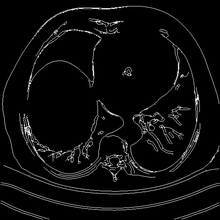
%> input picture report_images/3D_LINKED.png, 220 x 220 px, shrunk from 512 x 512 before the run
$ octave --eval "RunCanny('report_images/3D_LINKED.png');"   (GNU Octave 9; MATLAB toolbox functions it lacks are replaced by stand-ins)
%> lines starting %> are read from the running program, lines starting %| are printed output that depends on the picture; in (x1, y1, x2, y2) boxes, pixels count from 0 and x2, y2 are one past the last pixel; in counts of white or black regions, pixels touching at a corner belong together; the program's own positions count from 1
%> in RunCanny, img is the input picture: size 220x220 uint8; min 0, max 255, mean 11.9
### CannyEdgeDetection.m
function edges = CannyEdgeDetection(gs_image, SIGMA, T_LOW, T_HIGH, DEBUG_PLOTS)
%> called with SIGMA = 2, T_LOW = 0.075, T_HIGH = 0.225, DEBUG_PLOTS = true
    pkg load image

    gs_image = double(gs_image);

    G = gaussianKernel1D(SIGMA);
    smoothed = conv2(gs_image, G, 'same');
    smoothed = conv2(smoothed, G', 'same');

    Sx = [ -1 0 1;
           -2 0 2;
           -1 0 1 ];

    Sy = [ -1 -2 -1;
            0  0  0;
            1  2  1 ];

    Ix = conv2(smoothed, Sx, 'same');
    Iy = conv2(smoothed, Sy, 'same');
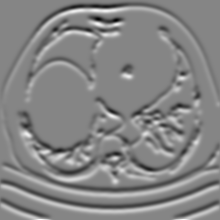
%> Iy: size 220x220 double; min -0.619, max 0.565, mean -0.000234; drawn with min black and max white

    Gmag = sqrt(Ix.^2 + Iy.^2);

    % [8 lines of commented-out code are left out]

    nms = nonMaxSuppression_INTERPOLATION(Gmag, Ix, Iy);

    strong = nms >= T_HIGH;
    weak   = (nms >= T_LOW) & ~strong;
    canny_edges  = hysteresis(strong, weak);
    thinned = bwmorph(canny_edges, 'thin', Inf);

    % linked_edges = edge_linking_ORIGINAL(thinned, 0.03);
    % linked_edges = bwmorph(linked_edges, 'thin', Inf);

    linked_edges = edge_linking_IMPROVED(thinned, 3);

    edges = linked_edges;

    if DEBUG_PLOTS
        imwrite(gs_image, 'detector_output_debug/0_original.png');
        imwrite(smoothed, 'detector_output_debug/1_smoothed.png');
        imwrite(abs(Ix) / max(abs(Ix(:))), 'detector_output_debug/2_dX.png');
        imwrite(abs(Iy) / max(abs(Iy(:))), 'detector_output_debug/3_dY.png');
        imwrite(Gmag, 'detector_output_debug/4_grad_mag.png');
        imwrite(nms, 'detector_output_debug/5_nms.png');
        imwrite(strong, 'detector_output_debug/6_strong.png');
        imwrite(weak, 'detector_output_debug/7_weak.png');
        imwrite(canny_edges, 'detector_output_debug/8_edges.png');
        imwrite(thinned, 'detector_output_debug/9_thinned.png');
        imwrite(linked_edges, 'detector_output_debug/10_linked.png');
    end
end

function G = gaussianKernel1D(sigma)
    radius = ceil(3 * sigma);
    x = -radius:radius;
    G = exp(-(x.^2) / (2 * sigma^2));
    G = G / sum(G);
end


function Gsup = nonMaxSuppression_INTERPOLATION(Gmag, Ix, Iy)
    [H, W] = size(Gmag);
%> H = 220; W = 220
    Gsup = zeros(H, W);

    for y = 2:H-1
        for x = 2:W-1

            if Gmag(y, x) <= 0
                continue;
            end

            gx = Ix(y, x);
            gy = Iy(y, x);
            m  = Gmag(y, x);

            ax = abs(gx);
            ay = abs(gy);

            if ax >= ay
                w = ay / ax;

                if gx * gy > 0
                    n1 = w*Gmag(y-1, x-1) + (1-w)*Gmag(y, x-1);
                    n2 = w*Gmag(y+1, x+1) + (1-w)*Gmag(y, x+1);
                else
                    n1 = w*Gmag(y+1, x-1) + (1-w)*Gmag(y, x-1);
                    n2 = w*Gmag(y-1, x+1) + (1-w)*Gmag(y, x+1);
                end

            else
                w = ax / ay;

                if gx * gy > 0
                    n1 = w*Gmag(y-1, x-1) + (1-w)*Gmag(y-1, x);
                    n2 = w*Gmag(y+1, x+1) + (1-w)*Gmag(y+1, x);
                else
                    n1 = w*Gmag(y+1, x-1) + (1-w)*Gmag(y+1, x);
                    n2 = w*Gmag(y-1, x+1) + (1-w)*Gmag(y-1, x);
                end
            end

            if (m >= n1) && (m >= n2)
                Gsup(y, x) = m;
            end
        end
    end
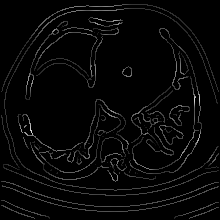
%> Gsup: size 220x220 double; min 0, max 0.85, mean 0.0296
%> after the loop, n1 = 5.6e-06; n2 = 0; w = 1
%> in CannyEdgeDetection, `strong = nms >= T_HIGH;`:
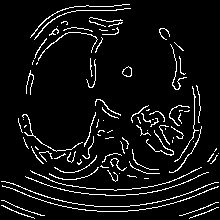
%> strong: size 220x220 logical; 7% white in thin lines or dots
%> in CannyEdgeDetection, `weak   = (nms >= T_LOW) & ~strong;`: weak: size 220x220 logical; 3.4% white in thin lines or dots
end

% [41 lines left out: function nonMaxSuppression_ORIGINAL, not called in this run]


function edges = hysteresis(strong, weak)
    [H, W] = size(strong);

    edges = zeros(H, W);
    visited = false(H, W);
    nbrs = [-1 -1; -1 0; -1 1;
             0 -1;        0 1;
             1 -1;  1 0;  1 1];

    for y = 1:H
        for x = 1:W
            if strong(y, x) && ~visited(y, x)
                stack = [y, x];

                while ~isempty(stack)
                    p = stack(end, :);
                    stack(end, :) = [];
                    py = p(1); px = p(2);

                    if visited(py, px)
                        continue;
                    end

                    visited(py, px) = true;
                    edges(py, px) = 1;

                    for k = 1:8
                        ny = py + nbrs(k, 1);
                        nx = px + nbrs(k, 2);

                        if ny < 1 || ny > H || nx < 1 || nx > W
                            continue;
                        end

                        if ~visited(ny, nx) && (strong(ny, nx) || weak(ny, nx))
                            stack(end+1, :) = [ny, nx];
                        end
                    end
                end
            end
        end
    end
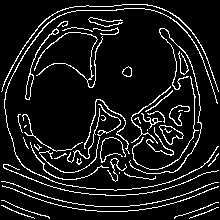
%> edges: size 220x220 double; values 0 (black) and 1 (white), 9.9% white in thin lines or dots
%> visited: size 220x220 logical; 9.9% white in thin lines or dots
%> after the loop, nx = 220; ny = 209; p = [208 219]; px = 219; py = 208
%> in CannyEdgeDetection, `thinned = bwmorph(canny_edges, 'thin', Inf);`: thinned: size 220x220 logical; 8.1% white in thin lines or dots
end


% [47 lines left out: functions edge_linking_ORIGINAL, fill_row_gaps, not called in this run]


function linked = edge_linking_IMPROVED(canny_edges, kernel_search)
%> called with kernel_search = 3

    E = canny_edges ~= 0;
    linked = E;

    [H, W] = size(E);

    edge_id = zeros(H, W);
    endpoints = {};
    next_id = 1;

    nbrs = [-1 -1; -1 0; -1 1;
             0 -1;        0 1;
             1 -1;  1 0;  1 1];

    % CONNECTED COMPONENT LABELING
    for y0 = 1:H
        for x0 = 1:W
            if E(y0,x0) == 0 || edge_id(y0,x0) ~= 0
                continue;
            end

            stack = [y0 x0];
            pixels = [];

            edge_id(y0,x0) = next_id;

            while ~isempty(stack)
                p = stack(end,:); stack(end,:) = [];
                y = p(1); x = p(2);
                pixels(end+1,:) = [y x];

                for k = 1:8
                    ny = y + nbrs(k,1);
                    nx = x + nbrs(k,2);

                    if ny < 1 || ny > H || nx < 1 || nx > W
                        continue;
                    end

                    if E(ny,nx) == 1 && edge_id(ny,nx) == 0
                        edge_id(ny,nx) = next_id;
                        stack(end+1,:) = [ny nx];
                    end
                end
            end

            eps = [];
            for i = 1:size(pixels,1)
                y = pixels(i,1); x = pixels(i,2);
                cnt = 0;
                for k = 1:8
                    ny = y + nbrs(k,1);
                    nx = x + nbrs(k,2);
                    if ny>=1 && ny<=H && nx>=1 && nx<=W && E(ny,nx)
                        cnt = cnt + 1;
                    end
                end
                if cnt <= 1
                    eps(end+1,:) = [y x];
                end
            end

            endpoints{next_id} = eps;
            next_id = next_id + 1;
        end
    end
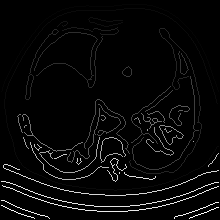
%> edge_id: size 220x220 double; min 0, max 49, mean 1.6; drawn with min black and max white
%> after the loop, endpoints = 49 items; eps = [219 190; 208 219]; next_id = 50; pixels = 30 rows, first 12: [208 217; 209 216; 209 215; 210 214; 210 213; 210 212; 211 211; 211 210; 212 209; 212 208; 213 207; 213 206]

    num_segments = next_id - 1;
%> num_segments = 49

    % SELF-ENDPOINT CLOSURE
    for id = 1:num_segments
        eps = endpoints{id};
        if size(eps,1) < 2
            continue;
        end

        used = false(size(eps,1),1);

        for i = 1:size(eps,1)
            if used(i), continue; end
            y1 = eps(i,1); x1 = eps(i,2);

            for j = i+1:size(eps,1)
                if used(j), continue; end
                y2 = eps(j,1); x2 = eps(j,2);

                d = sqrt((y1-y2)^2 + (x1-x2)^2);
                if d <= kernel_search
                    [linked, edge_id] = draw_bresenham_path(linked, edge_id, y1, x1, y2, x2, id);

                    used(i) = true;
                    used(j) = true;
                    break;
                end
            end
        end

        endpoints{id} = eps(~used,:);
    end
%> this loop made 49 passes
%> eps on passes 1, 2, 3, 4, 5, 6, 7, 9, 10, 12, 13: [92 2; 92 219], [147 219; 104 218], [23 123; 21 123], [27 58; 26 63], [31 63; 32 93], [28 118; 34 101; 30 94], [77 189; 161 131], [71 35; 37 103; 76 37; 76 94], [52 180; 54 182], [77 191; 138 144; 131 199], [87 171; 144 158; 143 132]
%> eps on passes 27, 29, 34: [136 177], [131 172], [142 194]
%> edge_id: size 220x220 double; 0.02% of pixels changed, all inside (x1, y1, x2, y2) = (25, 21, 181, 159)
%> linked: size 220x220 logical; 8.1% white in thin lines or dots

    % FOREIGN ENDPOINT LINKING
    for id1 = 1:num_segments
        eps1 = endpoints{id1};
        if isempty(eps1), continue; end

        for e = 1:size(eps1,1)
            y = eps1(e,1);
            x = eps1(e,2);

            [id2, ty, tx] = find_nearest_foreign_pixel(edge_id, id1, y, x, kernel_search);

            if id2 ~= -1
                kept = min(id1, id2);
                repl = max(id1, id2);

                [linked, edge_id] = draw_bresenham_path(linked, edge_id, y, x, ty, tx, kept);

                edge_id(edge_id == repl) = kept;
            end
        end
    end
%> this loop made 49 passes
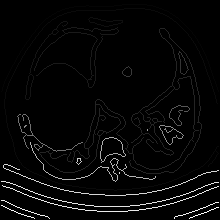
%> edge_id: size 220x220 double; min 0, max 49, mean 1.3; drawn with min black and max white
%> linked: size 220x220 logical; 8.1% white in thin lines or dots
%> after the loop, kept = 35; repl = 43
end


% [78 lines left out: functions find_nearest_foreign_pixel, draw_bresenham_path, not called in this run]

### RunCanny.m
function RunCanny(image_path)
    SIGMA = 2.0;
    T_LOW = 0.075;
    T_HIGH = 3 * T_LOW;
    DEBUG_PLOTS = true;

    t = cputime();

    img = imread(image_path);
    if ndims(img) == 3
        img = rgb2gray(img);
    end
    img = im2double(img);

    edges = CannyEdgeDetection(img, SIGMA, T_LOW, T_HIGH, DEBUG_PLOTS);
%> in CannyEdgeDetection, `imwrite(abs(Iy) / max(abs(Iy(:))), 'detector_output_debug/3_dY.png');`:
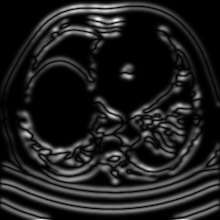
%> saved as 3_dY.png: size 220x220 uint8; min 0, max 255, mean 30.9

    fprintf('FINISHED - Ran for time: %f\n', cputime() - t);
end

$ run again, on report_images/LINKED_IMPROVED.png
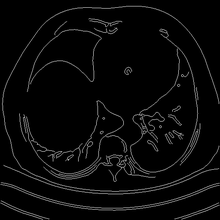
%> input picture report_images/LINKED_IMPROVED.png, 220 x 220 px, shrunk from 512 x 512 before the run
%> in RunCanny, img is the input picture: size 220x220 uint8; min 0, max 179, mean 8.8
%> img: size 220x220 double
%> after the loop in nonMaxSuppression_INTERPOLATION, `for y = 2:H-1`: n1 = 5.6e-06; n2 = 0; w = 1
%> strong: size 220x220 logical; 4.1% white in thin lines or dots
%> weak: size 220x220 logical; 6.1% white in thin lines or dots
%> after the loop in hysteresis, `for y = 1:H`:
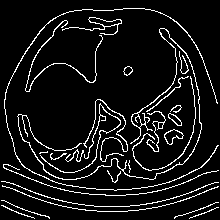
%> edges: size 220x220 double; values 0 (black) and 1 (white), 8.5% white in thin lines or dots
%> after the loop in hysteresis, `for y = 1:H`: nx = 220; ny = 209; p = [208 219]; px = 219; py = 208
%> thinned: size 220x220 logical; 6.9% white in thin lines or dots
%> after the loop in edge_linking_IMPROVED, `for y0 = 1:H`: endpoints = 26 items; eps = [219 190; 208 219]; next_id = 27; pixels = 30 rows, first 12: [208 217; 209 216; 209 215; 210 214; 210 213; 210 212; 211 211; 211 210; 212 209; 212 208; 213 207; 213 206]
%> num_segments = 26
%> the loop in edge_linking_IMPROVED, `for id = 1:num_segments` made 26 passes
%> eps on passes 1, 2, 3, 5, 7, 8: [146 219; 104 218], [31 63; 34 101], [36 100; 28 62], [52 180; 56 183], [112 147; 77 189], [77 191; 140 155]
%> the loop in edge_linking_IMPROVED, `for id1 = 1:num_segments` made 26 passes
%> after the loop in edge_linking_IMPROVED, `for id1 = 1:num_segments`: kept = 4; repl = 20
%> in CannyEdgeDetection, `imwrite(abs(Iy) / max(abs(Iy(:))), 'detector_output_debug/3_dY.png');`:
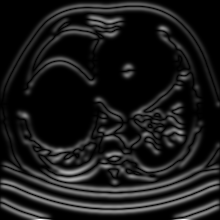
%> saved as 3_dY.png: size 220x220 uint8; min 0, max 255, mean 26.7

$ run again, on report_images/NMS_IMPROVED.png
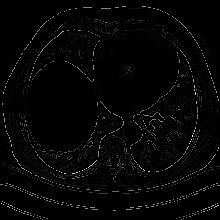
%> input picture report_images/NMS_IMPROVED.png, 220 x 220 px, shrunk from 512 x 512 before the run
%> in RunCanny, img is the input picture: size 220x220 uint16; min 0, max 60384, mean 1154.4
%> img: size 220x220 double
%> after the loop in nonMaxSuppression_INTERPOLATION, `for y = 2:H-1`: n1 = 0.00144; n2 = 0.000517; w = 0.527
%> strong: size 220x220 logical; 0.13% white in thin lines or dots, all inside (x1, y1, x2, y2) = (7, 92, 219, 213)
%> weak: size 220x220 logical; 7.2% white in thin lines or dots
%> after the loop in hysteresis, `for y = 1:H`:
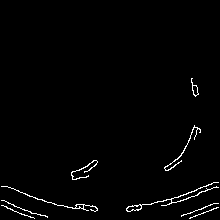
%> edges: size 220x220 double; values 0 (black) and 1 (white), 1.6% white in thin lines or dots, all inside (x1, y1, x2, y2) = (1, 78, 219, 219)
%> after the loop in hysteresis, `for y = 1:H`: nx = 220; ny = 209; p = [208 218]; px = 218; py = 208
%> after the loop in edge_linking_IMPROVED, `for y0 = 1:H`: endpoints = {[79 193], [126 195; 140 195; 133 200; 161 182], [176 89; 173 85], [188 219; 189 207; 206 162; 183 219], [187 2; 211 89; 210 91], [201 2; 218 48], [217 182; 204 219], [206 2; 219 35], [219 190; 208 219]}; eps = [219 190; 208 219]; next_id = 10; pixels = 30 rows, first 12: [208 217; 209 216; 209 215; 209 214; 210 213; 210 212; 211 211; 211 210; 212 209; 212 208; 212 207; 213 206]
%> num_segments = 9
%> the loop in edge_linking_IMPROVED, `for id = 1:num_segments` made 9 passes
%> after the loop in edge_linking_IMPROVED, `for id = 1:num_segments`: endpoints = {[79 193], [126 195; 140 195; 133 200; 161 182], [176 89; 173 85], [188 219; 189 207; 206 162; 183 219], [187 2], [201 2; 218 48], [217 182; 204 219], [206 2; 219 35], [219 190; 208 219]}
%> the loop in edge_linking_IMPROVED, `for id1 = 1:num_segments` made 9 passes
%> in CannyEdgeDetection, `imwrite(nms, 'detector_output_debug/5_nms.png');`:
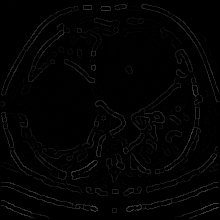
%> saved as 5_nms.png: size 220x220 uint8; min 0, max 66, mean 2.8
